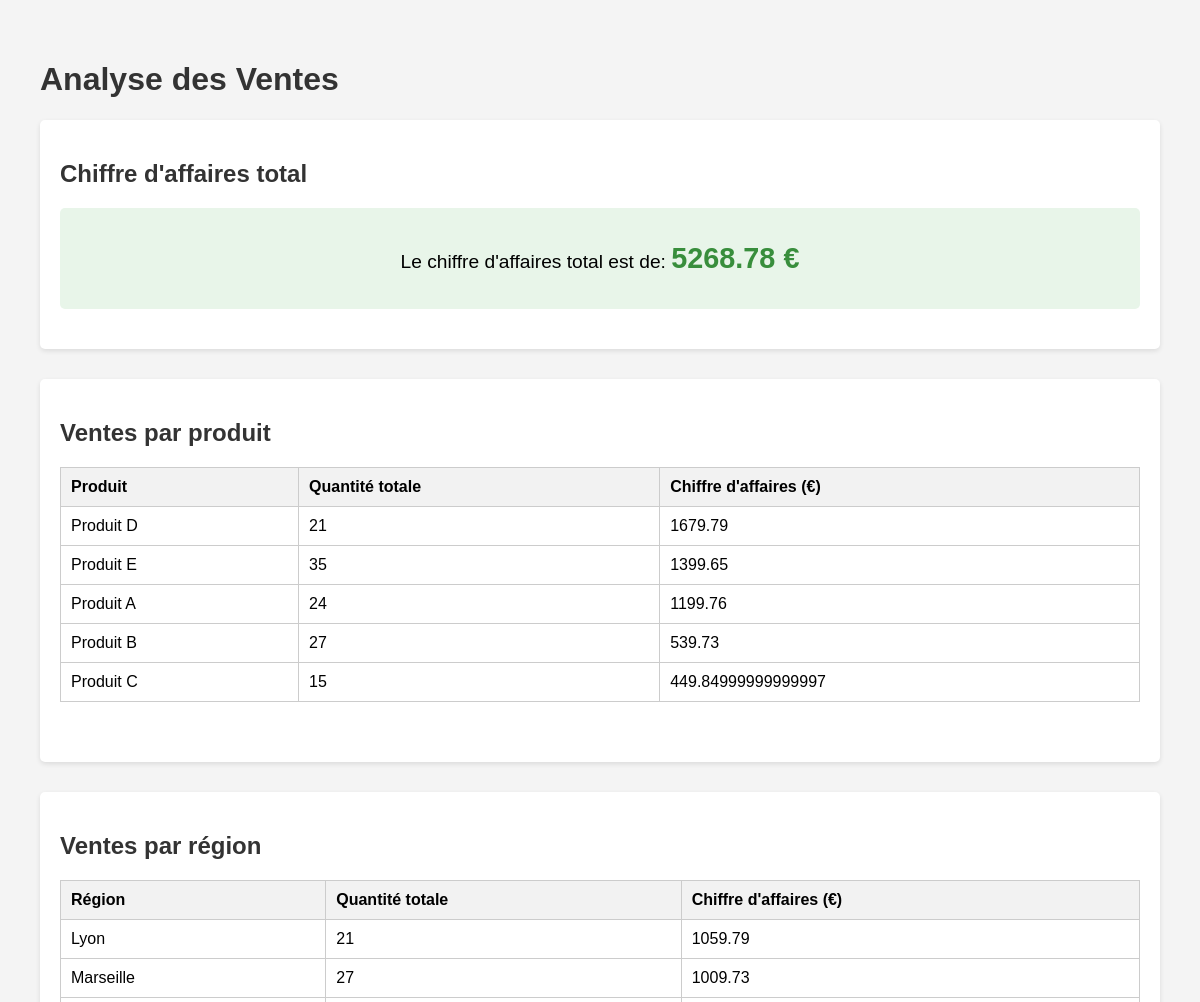
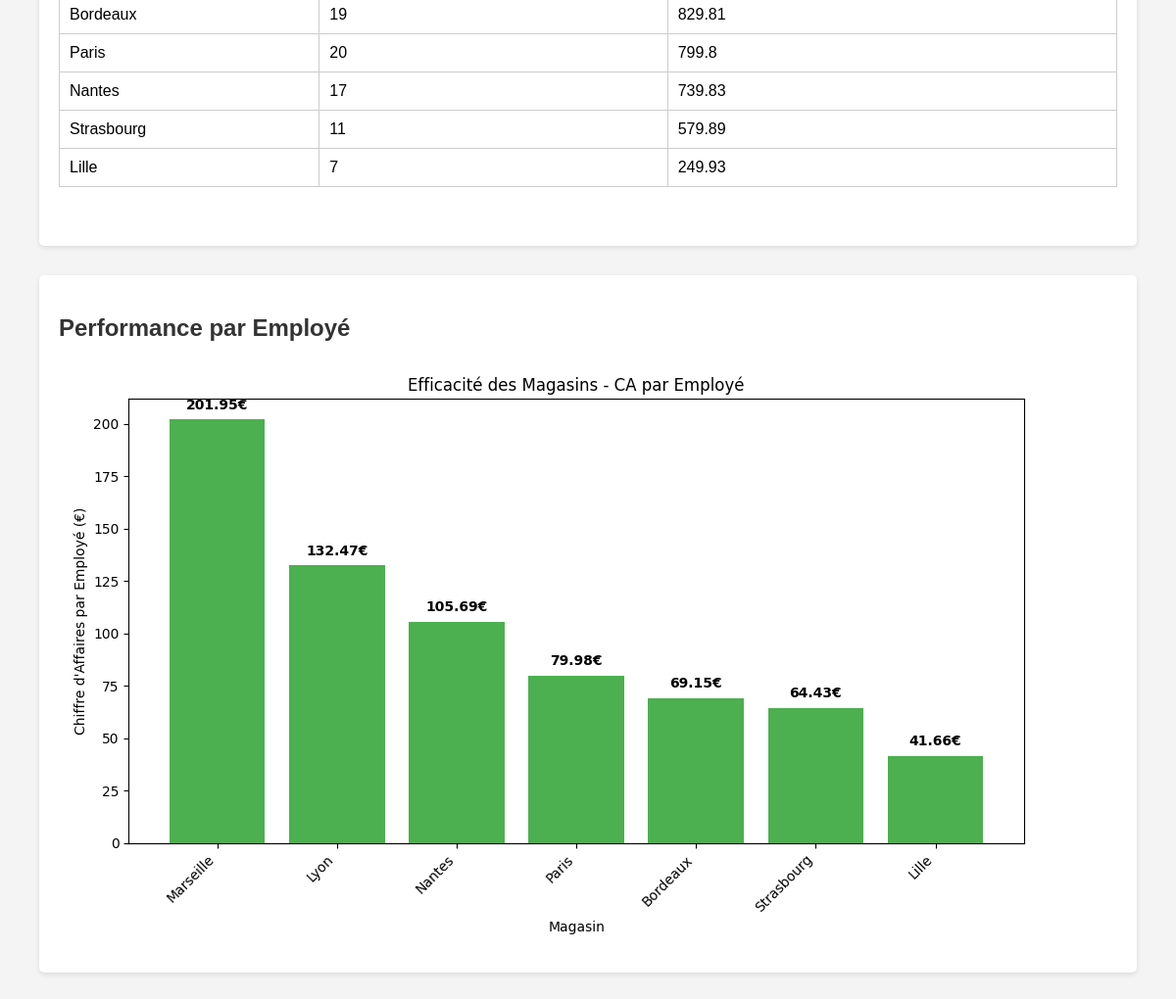
/web/dashboard, run on the app's committed database (2 pictures, top to bottom).
### tables this page shows
CREATE TABLE "produits" (
"nom" TEXT,
  "id_reference_produit" TEXT,
  "prix" REAL,
  "stock" INTEGER
);

CREATE TABLE "magasins" (
"id_magasin" INTEGER,
  "ville" TEXT,
  "nombre_de_salaries" INTEGER
);

### app/utils/routes.py (the view)
@web_router.get("/dashboard", response_class=HTMLResponse)
def analysis(request: Request):
    conn = sqlite3.connect(DATABASE_PATH)
    cursor = conn.cursor()
    try:
        cursor.execute(get_total_revenue())
        total_revenue = cursor.fetchone()[0]
        cursor.execute(get_sales_by_product())
        product_sales = cursor.fetchall()
        cursor.execute(get_sales_by_region())
        region_sales = cursor.fetchall()
        cursor.execute(get_revenue_per_employee())
        revenue_per_employee_data = cursor.fetchall()
        revenue_per_employee_plot = generate_revenue_per_employee_plot(
            revenue_per_employee_data
        )
    except Exception as e:
        print(f"Error in analysis endpoint: {str(e)}")
        return HTMLResponse(
            content=f"<html><body><h1>Erreur</h1><p>{str(e)}</p></body></html>"
        )
    finally:
        conn.close()
    return templates.TemplateResponse(
        "analysis.html",
        {
            "request": request,
            "total_revenue": total_revenue,
            "product_sales": product_sales,
            "region_sales": region_sales,
            "revenue_per_employee_plot": revenue_per_employee_plot,
        },
    )

### app/utils/plot_generator.py (called while the page is built)
def generate_revenue_per_employee_plot(data):
    stores = [row[0] for row in data]  # Noms des magasins
    revenue_per_employee = [row[3] for row in data]  # CA par employé
    plt.figure(figsize=(10, 6))
    plt.bar(stores, revenue_per_employee, color="#4CAF50")
    plt.xlabel("Magasin")
    plt.ylabel("Chiffre d'Affaires par Employé (€)")
    plt.title("Efficacité des Magasins - CA par Employé")
    plt.xticks(rotation=45, ha="right")
    for i, v in enumerate(revenue_per_employee):
        plt.text(i, v + 5, f"{v:.2f}€", ha="center", fontweight="bold")
    plt.tight_layout()
    buf = BytesIO()
    plt.savefig(buf, format="png", dpi=100)
    buf.seek(0)
    image_base64 = base64.b64encode(buf.getvalue()).decode("utf-8")
    plt.close()
    return image_base64

### app/utils/sql_queries.py (called while the page is built)
def get_total_revenue():
    return """
    SELECT SUM(ventes.quantite * produits.prix) AS chiffre_affaires_total
    FROM ventes
    JOIN produits ON ventes.id_reference_produit = produits.id_reference_produit
    """

def get_sales_by_product():
    return """
    SELECT
        produits.nom AS produit,
        SUM(ventes.quantite) AS quantite_totale,
        SUM(ventes.quantite * produits.prix) AS chiffre_affaires
    FROM ventes
    JOIN produits ON ventes.id_reference_produit = produits.id_reference_produit
    GROUP BY produits.nom
    ORDER BY chiffre_affaires DESC
    """

def get_sales_by_region():
    return """
    SELECT
        magasins.ville AS region,
        SUM(ventes.quantite) AS quantite_totale,
        SUM(ventes.quantite * produits.prix) AS chiffre_affaires
    FROM ventes
    JOIN magasins ON ventes.id_magasin = magasins.id_magasin
    JOIN produits ON ventes.id_reference_produit = produits.id_reference_produit
    GROUP BY magasins.ville
    ORDER BY chiffre_affaires DESC
    """

def get_revenue_per_employee():
    return """
    SELECT
        magasins.ville AS magasin,
        magasins.nombre_de_salaries AS nombre_employes,
        SUM(ventes.quantite * produits.prix) AS chiffre_affaires_total,
        SUM(ventes.quantite * produits.prix) / magasins.nombre_de_salaries AS chiffre_affaires_par_employe
    FROM ventes
    JOIN magasins ON ventes.id_magasin = magasins.id_magasin
    JOIN produits ON ventes.id_reference_produit = produits.id_reference_produit
    GROUP BY magasins.ville, magasins.nombre_de_salaries
    ORDER BY chiffre_affaires_par_employe DESC
    """

### app/templates/analysis.html (shortened to what this page needs)
<!DOCTYPE html>
<html lang="fr">
  <head>
  </head>
  <body>
    <h1>Analyse des Ventes</h1>
    <div class="section">
      <h2>Chiffre d'affaires total</h2>
      <div class="total-revenue">
        <p>
          Le chiffre d'affaires total est de:
          <span class="revenue-value">{{ total_revenue }} €</span>
        </p>
      </div>
    </div>
    <div class="section">
      <h2>Ventes par produit</h2>
      <table>
        <thead>
          <tr>
            <th>Produit</th>
            <th>Quantité totale</th>
            <th>Chiffre d'affaires (€)</th>
          </tr>
        </thead>
        <tbody>
          {% for row in product_sales %}
          <tr>
            <td>{{ row[0] }}</td>
            <td>{{ row[1] }}</td>
            <td>{{ row[2] }}</td>
          </tr>
          {% endfor %}
        </tbody>
      </table>
    </div>
    <div class="section">
      <h2>Ventes par région</h2>
      <table>
        <thead>
          <tr>
            <th>Région</th>
            <th>Quantité totale</th>
            <th>Chiffre d'affaires (€)</th>
          </tr>
        </thead>
        <tbody>
          {% for row in region_sales %}
          <tr>
            <td>{{ row[0] }}</td>
            <td>{{ row[1] }}</td>
            <td>{{ row[2] }}</td>
          </tr>
          {% endfor %}
        </tbody>
      </table>
    </div>
    <div class="section">
      <h2>Performance par Employé</h2>
      <div class="plot-container">
        <img
          alt="Chiffre d'Affaires par Employé"
          style="max-width: 100%"
        />
      </div>
    </div>
  </body>
</html>

### app/templates/analysis.html (style rules this page uses)
body { font-family: Arial, sans-serif; margin: 20px; padding: 20px; background-color: #f4f4f4; }
h1, h2 { color: #333; }
.total-revenue { background-color: #e8f5e9; padding: 15px; border-radius: 5px; margin: 20px 0; font-size: 1.2em; text-align: center; }
.revenue-value { font-weight: bold; font-size: 1.5em; color: #388e3c; }
table { width: 100%; border-collapse: collapse; margin-top: 20px; margin-bottom: 40px; }
th, td { padding: 10px; border: 1px solid #ccc; text-align: left; }
th { background-color: #f2f2f2; }
.section { margin-bottom: 30px; padding: 20px; background-color: white; border-radius: 5px; box-shadow: 0 2px 5px rgba(0, 0, 0, 0.1); }

### data on the page
produits: nom "Produit D", row "21", row "1679.79"
produits: nom "Produit E", row "35", row "1399.65"
produits: nom "Produit A", row "24", row "1199.76"
produits: nom "Produit B", row "27", row "539.73"
produits: nom "Produit C", row "15", row "449.84999999999997"
magasins: ville "Lyon", row "21", row "1059.79"
magasins: ville "Marseille", row "27", row "1009.73"
magasins: ville "Bordeaux", row "19", row "829.81"
magasins: ville "Paris", row "20", row "799.8"
magasins: ville "Nantes", row "17", row "739.83"
magasins: ville "Strasbourg", row "11", row "579.89"
magasins: ville "Lille", row "7", row "249.93"

### other printed values
{{ total_revenue }} "5268.78"
